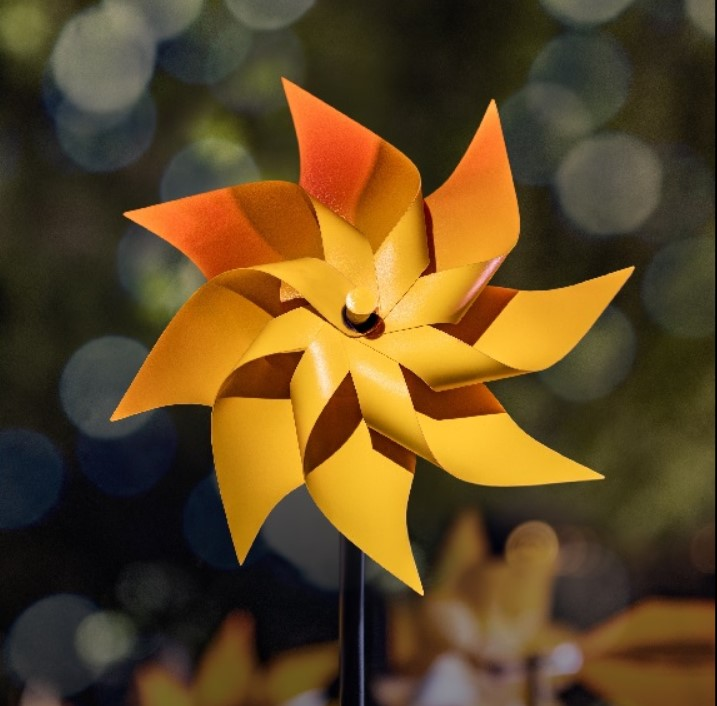
#> input picture img/kincir.jpg, 717 x 706 px
$ python soal2.py   (older library calls are emulated)
#> lines starting #> are read from the running program, lines starting #| are printed output that depends on the picture; after the words box and inside, x2 and y2 are one past the last pixel; in counts of white or black regions, pixels touching at a corner belong together
import cv2
import numpy as np
import matplotlib.pyplot as plt
import time


# Mendeteksi tepi menggunakan canny
def canny(image):
    start_time = time.time()
    edges_canny = cv2.Canny(image,100,200)
    end_time = time.time()
    time_canny = end_time - start_time

    return edges_canny, time_canny

# Mendeteksi tepi menggunakan sobe
def sobel(image):
    start_time = time.time()
    edges_sobelx = cv2.Sobel(image,cv2.CV_8U,1,0,ksize=5)
    edges_sobely = cv2.Sobel(image,cv2.CV_8U,0,1,ksize=5)
    edges_sobel = edges_sobelx + edges_sobely
    end_time = time.time()
    time_sobel = end_time - start_time

    return edges_sobel, time_sobel

# Mendeteksi tepi menggunakan prewitt
def prewitt(image):
    start_time = time.time()
    kernelx = np.array([[1,1,1],[0,0,0],[-1,-1,-1]])
    kernely = np.array([[-1,0,1],[-1,0,1],[-1,0,1]])
    edges_prewitt = cv2.filter2D(image, -1, kernelx)
    edges_prewitt = cv2.filter2D(image, -1, kernely)
    end_time = time.time()
    time_prewitt = end_time - start_time

    return edges_prewitt, time_prewitt

# Menampilkan hasil
# Membaca gambar grayscale
img = cv2.imread('img/kincir.jpg', 0)
#> img: shape (706, 717); min 0, max 254, mean 74.8
imgRgb = cv2.cvtColor(img, cv2.COLOR_BGR2RGB)
gray = cv2.cvtColor(imgRgb, cv2.COLOR_RGB2GRAY)
img_gaussian = cv2.GaussianBlur(gray,(3,3),0)

edges_canny, time_canny = canny(img_gaussian)
#> in canny, `edges_canny = cv2.Canny(image,100,200)`:
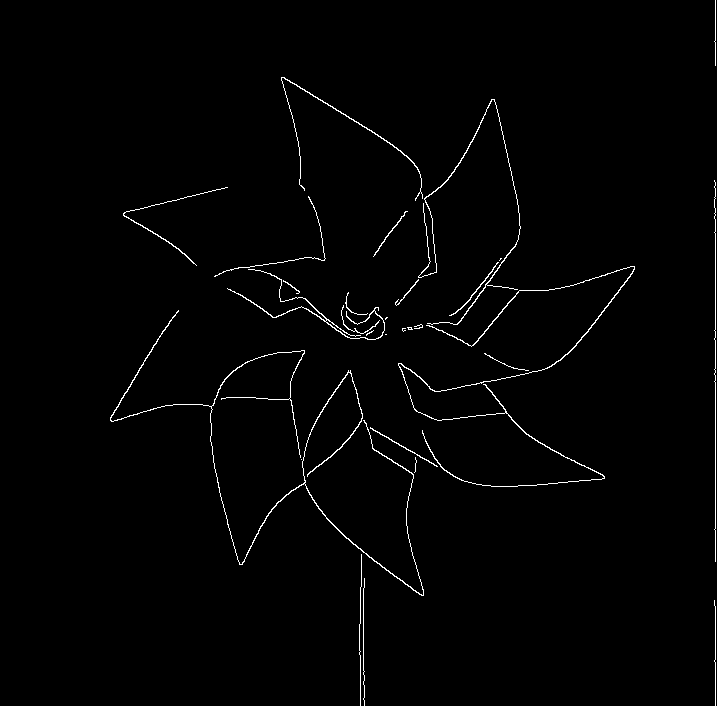
#> edges_canny: shape (706, 717); 1.3% white in thin lines or dots, all inside (x1, y1, x2, y2) = (110, 0, 716, 706)
#> time_canny = 0.0229
edges_sobel, time_sobel = sobel(img_gaussian)
#> in sobel, `edges_sobel = edges_sobelx + edges_sobely`:
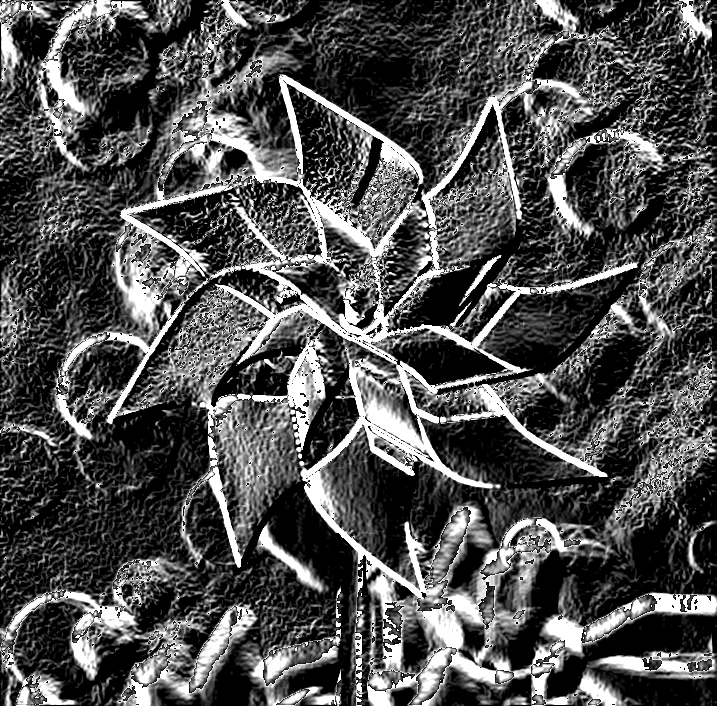
#> edges_sobel: shape (706, 717); min 0, max 255, mean 79.4
#> time_sobel = 0.136
edges_prewitt, time_prewitt = prewitt(img_gaussian)
#> time_prewitt = 0.0718

plt.figure(figsize=(15,5))
plt.subplot(1,4,1),plt.imshow(img_gaussian, cmap='gray')
plt.title('Gambar Asli')
plt.subplot(1,4,2),plt.imshow(edges_canny, cmap='gray')
plt.title('Canny ({} detik)'.format(round(time_canny, 5)))
plt.subplot(1,4,3),plt.imshow(edges_sobel, cmap='gray')
plt.title('Sobel ({} detik)'.format(round(time_sobel, 5)))
plt.subplot(1,4,4),plt.imshow(edges_prewitt, cmap='gray')
plt.title('Prewitt ({} detik)'.format(round(time_prewitt, 5)))

img = cv2.imread('img/bunga.jpg', 0)
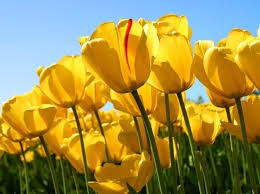
#> input picture img/bunga.jpg, 260 x 194 px
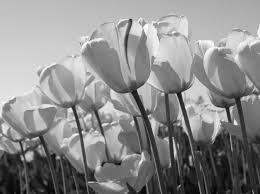
#> img: shape (194, 260); min 0, max 255, mean 140.1
imgRgb = cv2.cvtColor(img, cv2.COLOR_BGR2RGB)
#> imgRgb: shape (194, 260, 3)
gray = cv2.cvtColor(imgRgb, cv2.COLOR_RGB2GRAY)
img_gaussian = cv2.GaussianBlur(gray,(3,3),0)
#> img_gaussian: shape (194, 260)

edges_canny, time_canny = canny(img_gaussian)
#> in canny (call 2), `edges_canny = cv2.Canny(image,100,200)`:
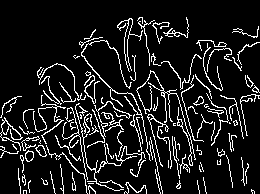
#> edges_canny: shape (194, 260); 11.2% white in thin lines or dots
#> time_canny = 0.0043
edges_sobel, time_sobel = sobel(img_gaussian)
#> in sobel (call 2), `edges_sobel = edges_sobelx + edges_sobely`:
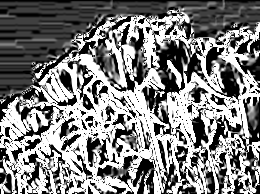
#> edges_sobel: shape (194, 260); min 0, max 255, mean 127.3
#> time_sobel = 0.0155
edges_prewitt, time_prewitt = prewitt(img_gaussian)
#> in prewitt (call 2), `edges_prewitt = cv2.filter2D(image, -1, kernely)`:
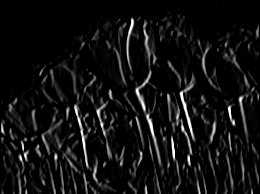
#> edges_prewitt: shape (194, 260); min 0, max 255, mean 16.9
#> time_prewitt = 0.0113

plt.figure(figsize=(15,5))
plt.subplot(2,4,1),plt.imshow(img_gaussian, cmap='gray')
plt.title('Gambar Asli')
plt.subplot(2,4,2),plt.imshow(edges_canny, cmap='gray')
plt.title('Canny ({} detik)'.format(round(time_canny, 5)))
plt.subplot(2,4,3),plt.imshow(edges_sobel, cmap='gray')
plt.title('Sobel ({} detik)'.format(round(time_sobel, 5)))
plt.subplot(2,4,4),plt.imshow(edges_prewitt, cmap='gray')
plt.title('Prewitt ({} detik)'.format(round(time_prewitt, 5)))


plt.show()
